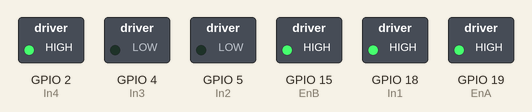
Recording of a sketch running on a simulated ESP32. Shown: switched loads named in the sketch (green lamp = pin HIGH).

Above: at 0.1 s.
Timing chart, 0 to 1.6 s (numbered marks = the images above):
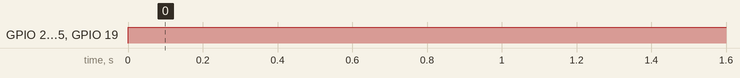

The sketch:

L298N-with-esp32.ino
```cpp
#include "Pins.h"
#include "Motor.h"

void setup() {
  motorInit();
}

void loop() {
  maju();
}
```

Motor.h
```cpp
const int freq = 5000;
const int resolution = 8;

void motorInit(){
  pinMode(EnA, OUTPUT);
  pinMode(In1, OUTPUT);
  pinMode(In2, OUTPUT);
  pinMode(In3, OUTPUT);
  pinMode(In4, OUTPUT);
  pinMode(EnB, OUTPUT);

  ledcAttach(EnA, freq, resolution);
  ledcAttach(EnB, freq, resolution);
}

void maju(){
  digitalWrite(In1, HIGH);
  digitalWrite(In2, LOW);
  digitalWrite(In3, LOW);
  digitalWrite(In4, HIGH);

  ledcWrite(EnA, 255);
  ledcWrite(EnB, 255);
}
```

Pins.h
```cpp
#define EnA 19
#define In1 18
#define In2 5
#define In3 4
#define In4 2
#define EnB 15
```

Measured:
- by itself, GPIO 2 (In4), GPIO 15 (EnB), GPIO 19 (EnA): LOW → HIGH at 0.00 s
